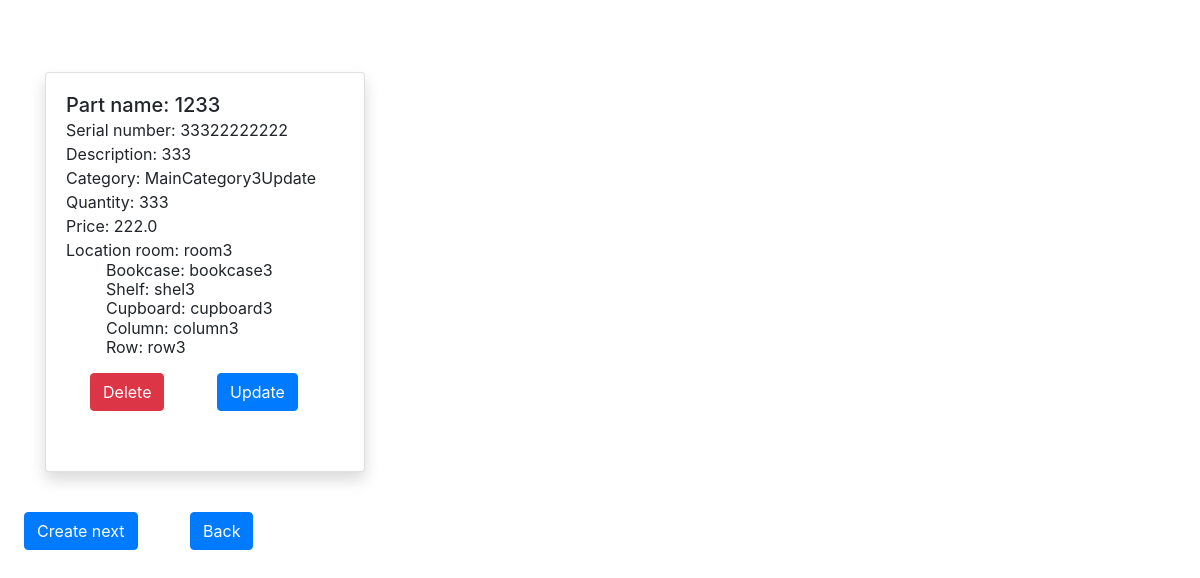
The app's page /parts/12/, older data.
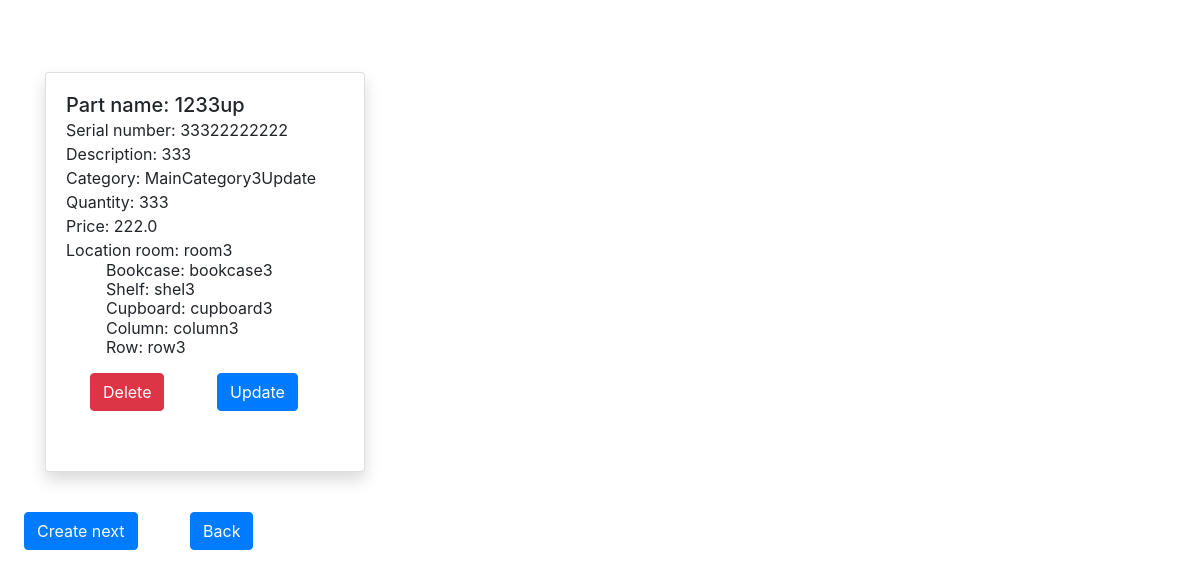
The same page, newer data.
### store/models.py (models this page shows)
class Part(models.Model):
    serial_number = models.CharField(max_length=100, unique=True)
    name = models.CharField(max_length=100)
    description = models.TextField()
    category = models.ForeignKey(Category, on_delete=models.PROTECT)
    quantity = models.IntegerField()
    price = models.FloatField()
    location = models.ForeignKey(Location, on_delete=models.CASCADE)

class Category(models.Model):
    name = models.CharField(max_length=100)
    parent_category = models.ForeignKey('self', on_delete=models.CASCADE, blank=True, null=True)
    def __str__(self):
        return self.name

class Location(models.Model):
    room = models.CharField(max_length=100)
    bookcase = models.CharField(max_length=100)
    shelf = models.CharField(max_length=100)
    cupboard = models.CharField(max_length=100)
    column = models.CharField(max_length=100)
    row = models.CharField(max_length=100)

### store/views.py (the view)
# urls.py: path('parts/<int:pk>/', PartDetailView.as_view(), name='part-detail'),
class PartDetailView(View):
    def get(self, request, pk):
        part_detail = Part.objects.filter(pk=pk)
        return render(request, 'part_detail.html', {'parts': part_detail})

### templates/part_detail.html
{% extends 'base.html' %}
{% block content %}
    <div class="container mt-5 mb-3">
        <div class="row">
            {% for part in parts %}
                <div class="col-lg-4 my-4">
                    <div class="card shadow" style="width: 20rem; height: 25rem;">
                        <div class="card-body">
                            <h5 class="card-title">Part name: {{ part.name }} <br>
                                <small>Serial number: {{ part.serial_number }}<br>
                                    Description: {{ part.description }} <br>
                                    Category: {{ part.category }} <br>
                                    Quantity: {{ part.quantity }} <br>
                                    Price: {{ part.price }} <br>
                                    Location room: {{ part.location.room }}<br>
                                    <ul>
                                        Bookcase: {{ part.location.bookcase }}<br>
                                        Shelf: {{ part.location.shelf }}<br>
                                        Cupboard: {{ part.location.cupboard }}<br>
                                        Column: {{ part.location.column }}<br>
                                        Row: {{ part.location.row }}
                                    </ul>
                                </small>
                            </h5>
                            <a href="/parts/{{ part.id }}/delete/" class="btn btn-danger mx-4">Delete</a>
                            <a href="/parts/{{ part.id }}/update/" class="btn btn-primary mx-4">Update</a>
                        </div>
                    </div>
                </div>
            {% endfor %}
        </div>
    </div>
    <a href="{% url 'part-create' %}" class="btn btn-primary mx-4">Create next</a>
    <a href="{% url 'part-list' %}" class="btn btn-primary mx-4">Back</a>
{% endblock %}

Row changes from the older to the newer data that the page shows:
changed Part "MainCategory3Update": name "1233" → "1233up"
